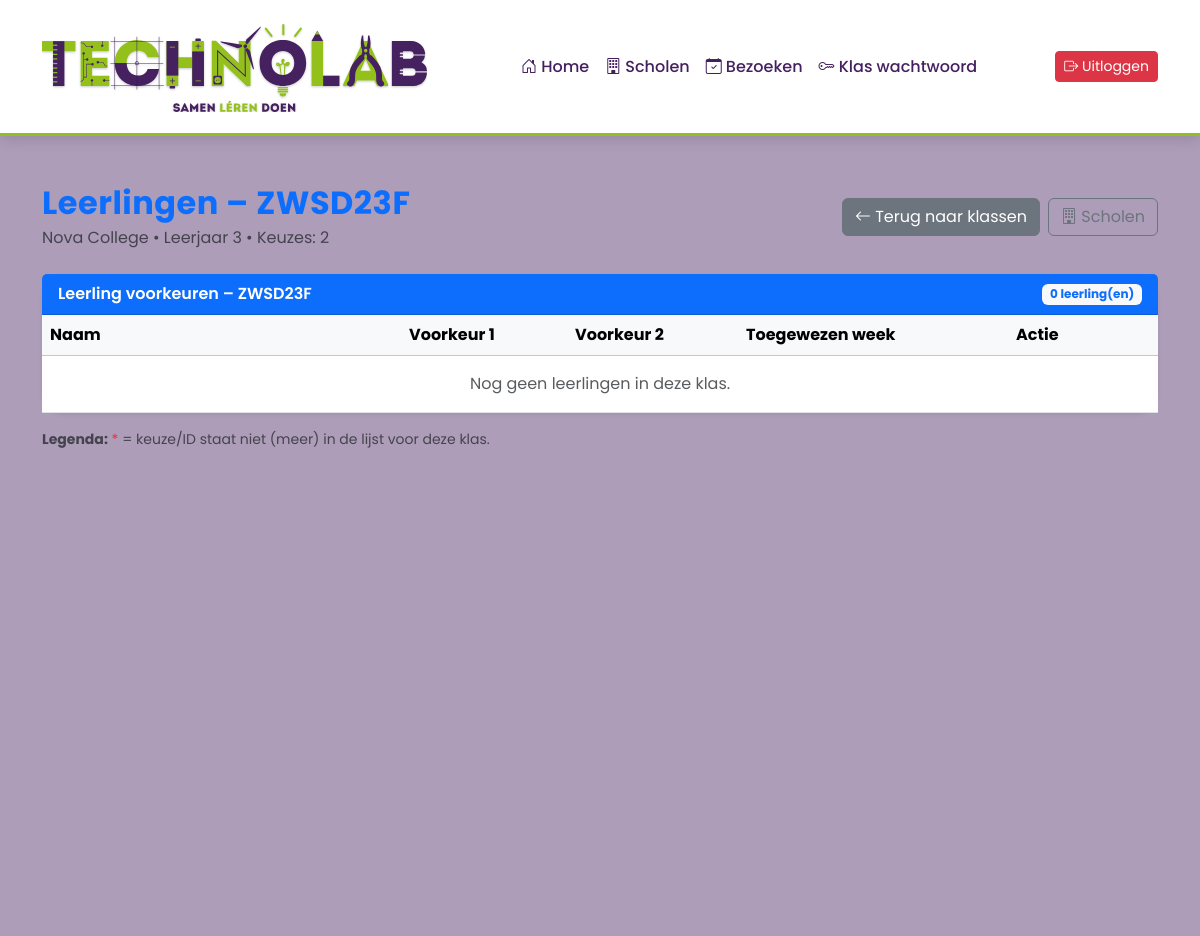
The page /leerlingen.php?klas_id=1 (signed in) on the database as committed earlier.
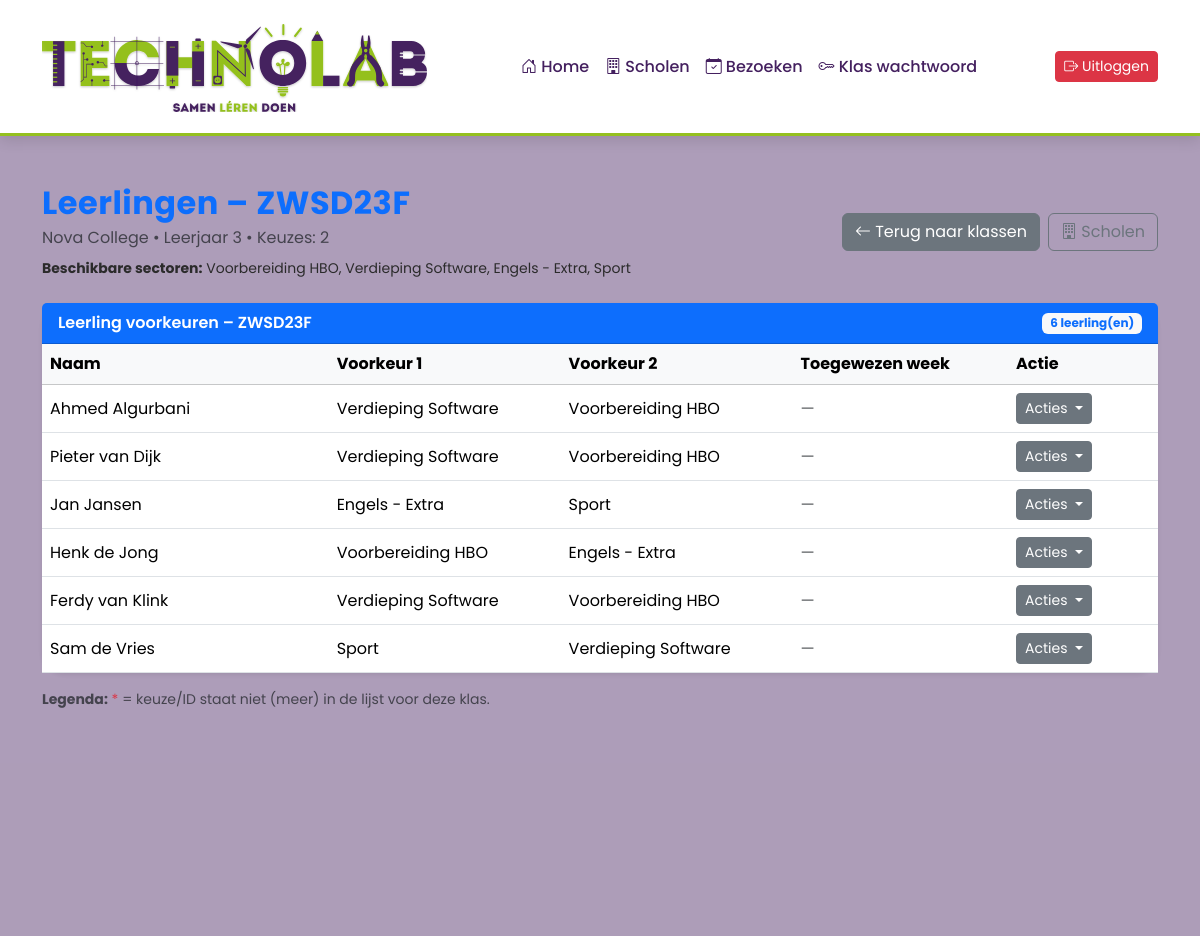
The same page on the database as committed later.
### tables this page shows
CREATE TABLE `klas` (
  `klas_id` int(11) NOT NULL,
  `school_id` int(11) NOT NULL,
  `klasaanduiding` varchar(100) NOT NULL,
  `leerjaar` varchar(100) DEFAULT NULL,
  `schooljaar` varchar(100) NOT NULL
);

CREATE TABLE `school` (
  `school_id` smallint(6) NOT NULL,
  `schoolnaam` varchar(100) NOT NULL,
  `plaats` varchar(100) NOT NULL,
  `type_onderwijs` set('Primair Onderwijs','Voortgezet Onderwijs','MBO') DEFAULT NULL
);

CREATE TABLE `bezoek` (
  `bezoek_id` int(11) NOT NULL,
  `naam` varchar(255) NOT NULL,
  `type_onderwijs` enum('PO','VO','MBO') NOT NULL,
  `schooljaar` varchar(20) NOT NULL DEFAULT '',
  `pincode` varchar(50) NOT NULL,
  `max_keuzes` tinyint(3) UNSIGNED NOT NULL DEFAULT 2,
  `po_dag1` datetime DEFAULT NULL,
  `po_dag2` datetime DEFAULT NULL,
  `vo_week_start` date DEFAULT NULL,
  `vo_week_eind` date DEFAULT NULL,
  `actief` tinyint(1) NOT NULL DEFAULT 1,
  `created_at` timestamp NOT NULL DEFAULT current_timestamp()
);

CREATE TABLE `leerling` (
  `leerling_id` int(11) NOT NULL,
  `klas_id` int(11) NOT NULL,
  `voornaam` varchar(100) NOT NULL,
  `tussenvoegsel` varchar(100) DEFAULT NULL,
  `achternaam` varchar(100) NOT NULL,
  `voorkeur1` varchar(100) DEFAULT NULL,
  `voorkeur2` varchar(100) DEFAULT NULL,
  `voorkeur3` varchar(100) DEFAULT NULL,
  `voorkeur4` varchar(100) DEFAULT NULL,
  `voorkeur5` varchar(100) DEFAULT NULL,
  `toegewezen_week` varchar(100) DEFAULT NULL,
  `toegewezen_dag1` varchar(100) DEFAULT NULL,
  `toegewezen_dag2` varchar(100) DEFAULT NULL
);

### includes/functions.php (called while the page is built, shortened)
<?php
function e($waarde): string
{
    return htmlspecialchars((string)$waarde, ENT_QUOTES, 'UTF-8');
}

### leerlingen.php (the view, shortened to what this page needs)
<?php
require 'includes/header.php';
$klas_id = (int)$_GET['klas_id'];
$stmt = $conn->prepare("
    SELECT k.klas_id, k.school_id, k.klasaanduiding, k.leerjaar, k.schooljaar,
           s.schoolnaam
    FROM klas k
    JOIN school s ON s.school_id = k.school_id
    WHERE k.klas_id = ?
");
$stmt->bind_param("i", $klas_id);
$stmt->execute();
$klas = $stmt->get_result()->fetch_assoc();
$maxKeuzes = 2;
$stmt = $conn->prepare("
    SELECT b.max_keuzes, b.type_onderwijs
    FROM bezoek b
    INNER JOIN bezoek_klas bk ON bk.bezoek_id = b.bezoek_id
    WHERE bk.klas_id = ? AND b.actief = 1
    LIMIT 1
");
$stmt->bind_param("i", $klas_id);
$stmt->execute();
$bezoekData = $stmt->get_result()->fetch_assoc();
if ($bezoekData) {
    $bezoekMax = (int)($bezoekData['max_keuzes'] ?? 2);
    if (in_array($bezoekMax, [2, 3], true)) {
        $maxKeuzes = $bezoekMax;
    }
}
$isPoBezoek = (($bezoekData['type_onderwijs'] ?? '') === 'PO');
$stmt = $conn->prepare("
    SELECT bo.optie_id, bo.naam
    FROM bezoek_optie bo
    INNER JOIN bezoek_klas bk ON bk.bezoek_id = bo.bezoek_id
    WHERE bk.klas_id = ? AND bo.actief = 1
    ORDER BY bo.volgorde ASC
");
$stmt->bind_param("i", $klas_id);
$stmt->execute();
$res = $stmt->get_result();
$allowedById = [];
$allowedList = [];
while ($r = $res->fetch_assoc()) {
    $allowedById[(int)$r['optie_id']] = $r['naam'];
    $allowedList[] = $r['naam'];
}
$stmt = $conn->prepare("
    SELECT leerling_id, voornaam, tussenvoegsel, achternaam,
           voorkeur1, voorkeur2, voorkeur3, voorkeur4, voorkeur5,
           toegewezen_week, toegewezen_dag1, toegewezen_dag2
    FROM leerling
    WHERE klas_id = ?
    ORDER BY achternaam ASC, voornaam ASC
");
$stmt->bind_param("i", $klas_id);
$stmt->execute();
$leerlingen = $stmt->get_result();
?>
<div class="ttr-app">
    <div class="container py-5">
        <div class="row mb-4">
            <div class="col d-flex justify-content-between align-items-center">
                <div>
                    <h2 class="fw-bold text-primary mb-1">Leerlingen – <?= e($klas['klasaanduiding']) ?></h2>
                    <div class="text-muted"><?= e($klas['schoolnaam']) ?> • Leerjaar <?= e($klas['leerjaar']) ?> • Keuzes: <?= (int)$maxKeuzes ?></div>
                    <?php if (!empty($allowedList)): ?>
                        <div class="mt-2 small"><strong>Beschikbare sectoren:</strong> <?= e(implode(', ', $allowedList)) ?></div>
                    <?php endif; ?>
                </div>
                <div class="d-flex gap-2">
                    <a href="klassen.php?school_id=<?= (int)$klas['school_id'] ?>" class="btn btn-secondary">
                        <i class="bi bi-arrow-left"></i> Terug naar klassen
                    </a>
                    <a href="scholen.php" class="btn btn-outline-secondary"><i class="bi bi-building"></i> Scholen</a>
                </div>
            </div>
        </div>
        <div class="card shadow-sm border-0">
            <div class="card-header bg-primary text-white fw-semibold d-flex justify-content-between align-items-center">
                <span>Leerling voorkeuren – <?= e($klas['klasaanduiding']) ?></span>
                <span class="badge bg-light text-primary"><?= (int)$leerlingen->num_rows ?> leerling(en)</span>
            </div>
            <div class="card-body p-0">
                <div>
                    <table class="table table-hover align-middle mb-0">
                        <thead class="table-light">
                            <tr>
                                <th style="min-width:220px;">Naam</th>
                                <?php for ($i = 1; $i <= $maxKeuzes; $i++): ?><th>Voorkeur <?= $i ?></th><?php endfor; ?>
                                <?php if ($isPoBezoek): ?>
                                    <th>Toegewezen Dag 1</th>
                                    <th>Toegewezen Dag 2</th>
                                <?php else: ?>
                                    <th>Toegewezen week</th>
                                <?php endif; ?>
                                <th style="width:150px">Actie</th>
                            </tr>
                        </thead>
                        <tbody>
                            <?php if ($leerlingen->num_rows === 0): ?>
                                <tr>
                                    <td colspan="<?= ($isPoBezoek ? 4 : 3) + $maxKeuzes ?>" class="text-center py-3 text-muted">Nog geen leerlingen in deze klas.</td>
                                </tr>
                                <?php else: while ($l = $leerlingen->fetch_assoc()): ?>
                                    <tr>
                                        <td><?= e($l['voornaam']) ?><?= $l['tussenvoegsel'] ? ' ' . e($l['tussenvoegsel']) : '' ?> <?= e($l['achternaam']) ?></td>
                                        <?php for ($i = 1; $i <= $maxKeuzes; $i++):
                                            $val = $l['voorkeur' . $i] ?? '';
                                            if (ctype_digit((string)$val) && isset($allowedById[(int)$val])) {
                                                $label = e($allowedById[(int)$val]);
                                            } elseif ($val === '' || $val === null) {
                                                $label = '<span class="text-muted">—</span>';
                                            } else {
                                                $label = '<span class="text-danger">' . e($val) . ' *</span>';
                                            }
                                        ?>
                                            <td><?= $label ?></td>
                                        <?php endfor; ?>
                                        <?php if ($isPoBezoek): ?>
                                            <td>
                                                <?php
                                                $t1 = $l['toegewezen_dag1'];
                                                if (ctype_digit((string)$t1) && isset($allowedById[(int)$t1])) {
                                                    echo '<span class="fw-semibold text-success">' . e($allowedById[(int)$t1]) . '</span>';
                                                } elseif ($t1 === '' || $t1 === null) {
                                                    echo '<span class="text-muted">—</span>';
                                                } else {
                                                    echo '<span class="text-danger">' . e($t1) . ' *</span>';
                                                }
                                                ?>
                                            </td>
                                            <td>
                                                <?php
                                                $t2 = $l['toegewezen_dag2'];
                                                if (ctype_digit((string)$t2) && isset($allowedById[(int)$t2])) {
                                                    echo '<span class="fw-semibold text-success">' . e($allowedById[(int)$t2]) . '</span>';
                                                } elseif ($t2 === '' || $t2 === null) {
                                                    echo '<span class="text-muted">—</span>';
                                                } else {
                                                    echo '<span class="text-danger">' . e($t2) . ' *</span>';
                                                }
                                                ?>
                                            </td>
                                        <?php else: ?>
                                            <td>
                                                <?php
                                                $t = $l['toegewezen_week'];
                                                if (ctype_digit((string)$t) && isset($allowedById[(int)$t])) {
                                                    echo '<span class="fw-semibold text-success">' . e($allowedById[(int)$t]) . '</span>';
                                                } elseif ($t === '' || $t === null) {
                                                    echo '<span class="text-muted">—</span>';
                                                } else {
                                                    echo '<span class="text-danger">' . e($t) . ' *</span>';
                                                }
                                                ?>
                                            </td>
                                        <?php endif; ?>
                                        <td>
                                            <div class="dropdown">
                                                <button class="btn btn-sm btn-secondary dropdown-toggle" type="button" id="actionDropdown<?= $l['leerling_id'] ?>" data-bs-toggle="dropdown" aria-expanded="false">
                                                    Acties
                                                </button>
                                            </div>
                                        </td>
                                    </tr>
                            <?php endwhile;
                            endif; ?>
                        </tbody>
                    </table>
                </div>
            </div>
        </div>
        <div class="mt-3 small text-muted">
            <strong>Legenda:</strong> <span class="text-danger">*</span> = keuze/ID staat niet (meer) in de lijst voor deze klas.
        </div>
    </div>
</div>
<?php require 'includes/footer.php'; ?>

### includes/header.php (shortened to what this page needs)
<?php
$huidige_pagina = basename($_SERVER['PHP_SELF']);
?>
<!DOCTYPE html>
<html lang="nl">
<head>
    <link
        href="https://cdn.jsdelivr.net/npm/bootstrap@5.3.3/dist/css/bootstrap.min.css"
        rel="stylesheet">
    <link
        href="https://cdn.jsdelivr.net/npm/bootstrap-icons@1.11.3/font/bootstrap-icons.css"
        rel="stylesheet">
    <link rel="stylesheet" href="css/index.css">
</head>
<body class="ttr-app">
    <?php require 'nav.php'; ?>

### includes/nav.php (shortened to what this page needs)
<?php
$huidige_pagina = $huidige_pagina ?? basename($_SERVER['PHP_SELF']);
?>
<link rel="stylesheet" href="css/index.css">
<nav class="navbar navbar-expand-lg navbar-custom py-3">
    <div class="container d-flex align-items-center justify-content-between">
        <a href="index.php" class="navbar-brand">
            <img src="images/logo_technolab.svg" class="logo-technolab" alt="Technolab">
        </a>
        <div class="collapse navbar-collapse" id="mainNav">
            <ul class="navbar-nav mx-auto mb-2 mb-lg-0">
                <?php $is_home = $huidige_pagina === 'index.php'; ?>
                <li class="nav-item">
                    <a class="nav-link <?php if ($is_home) echo 'active'; ?>" href="index.php">
                        <i class="bi bi-house-door"></i> Home
                    </a>
                </li>
                <?php if (isset($_SESSION['admin_id'])): ?>
                    <?php $is_scholen = $huidige_pagina === 'scholen.php'; ?>
                    <?php $is_bezoeken = $huidige_pagina === 'bezoeken.php'; ?>
                    <?php $is_klas_login = $huidige_pagina === 'klas_login.php'; ?>
                    <li class="nav-item">
                        <a class="nav-link <?php if ($is_scholen) echo 'active'; ?>" href="scholen.php">
                            <i class="bi bi-building"></i> Scholen
                        </a>
                    </li>
                    <li class="nav-item">
                        <a class="nav-link <?php if ($is_bezoeken) echo 'active'; ?>" href="bezoeken.php">
                            <i class="bi bi-calendar-check"></i> Bezoeken
                        </a>
                    </li>
                    <li class="nav-item">
                        <a class="nav-link <?php if ($is_klas_login) echo 'active'; ?>" href="klas_login.php">
                            <i class="bi bi-key"></i> Klas wachtwoord
                        </a>
                    </li>
                <?php endif; ?>
            </ul>
            <div class="d-flex gap-2 mt-3 mt-lg-0">
                <?php if (isset($_SESSION['admin_id'])): ?>
                    <form method="post" action="uitloggen.php" class="d-inline">
                        <button type="submit" class="btn btn-danger btn-sm">
                            <i class="bi bi-box-arrow-right"></i> Uitloggen
                        </button>
                    </form>
                <?php else: ?>
                    <a href="login.php" class="btn btn-success btn-sm">
                        <i class="bi bi-box-arrow-in-right"></i> Admin Login
                    </a>
                <?php endif; ?>
            </div>
        </div>
    </div>
</nav>

### includes/footer.php (shortened to what this page needs)
    </body>
</html>

### css/index.css (style rules this page uses)
:root { --tl-purple: #44205F; --tl-green: #94C01F; --tl-white: #ffffff; --tl-orange: #FF6F3C; --tl-purple-light: rgba(68, 32, 95, 0.10); --tl-purple-dark: rgba(68, 32, 95, 0.25); --tl-green-light: rgba(148, 192, 31, 0.18); --tl-orange-light: rgba(255, 111, 60, 0.15); }
.ttr-app { background: var(--tl-purple-dark); font-family: "Poppins", sans-serif; color: #2b2b2b; min-height: 100vh; }
.ttr-app h2, .ttr-app h5 { color: var(--tl-purple); }
.ttr-app h2 { font-weight: 700; letter-spacing: 0.5px; }
.ttr-app .card { background: var(--tl-white); border-radius: 22px; border: none; box-shadow: 0 10px 28px rgba(0,0,0,0.08); transition: transform 0.25s ease, box-shadow 0.25s ease; animation: softFloat 8s ease-in-out infinite; }
.navbar-custom { background: var(--tl-white); border-bottom: 3px solid var(--tl-green); box-shadow: 0 4px 14px rgba(0,0,0,0.12); }
.navbar-custom .nav-link { color: var(--tl-purple) !important; font-weight: 500; position: relative; transition: transform 0.15s ease; }
.navbar-custom .nav-link::after { content: ""; position: absolute; left: 14px; right: 14px; bottom: 6px; height: 2px; background: var(--tl-green); transform: scaleX(0); transition: transform 0.2s ease; }
.logo-technolab { transition: transform 0.25s ease; }

Rows that differ between the two databases and show on the page:
added bezoek: max_keuzes "2"
added leerling: voornaam "Ahmed", achternaam "Algurbani", voorkeur1 "Verdieping Software", voorkeur2 "Voorbereiding HBO"
added leerling: voornaam "Pieter", tussenvoegsel "van", achternaam "Dijk", voorkeur1 "Verdieping Software", voorkeur2 "Voorbereiding HBO"
added leerling: voornaam "Jan", achternaam "Jansen", voorkeur1 "Engels - Extra", voorkeur2 "Sport"
added leerling: voornaam "Henk", tussenvoegsel "de", achternaam "Jong", voorkeur1 "Voorbereiding HBO", voorkeur2 "Engels - Extra"
added leerling: voornaam "Ferdy", tussenvoegsel "van", achternaam "Klink", voorkeur1 "Verdieping Software", voorkeur2 "Voorbereiding HBO"
added leerling: voornaam "Sam", tussenvoegsel "de", achternaam "Vries", voorkeur1 "Sport", voorkeur2 "Verdieping Software"
Other text that changed with them:
implode(', ', $allowedList): (not shown) → "Voorbereiding HBO, Verdieping Software, Engels - Extra, Sport"
$leerlingen->num_rows: "0" → "6"
$maxKeuzes: "2" → (not shown)
text no longer shown: "Nog geen leerlingen in deze klas."
text now shown: "Beschikbare sectoren:"
